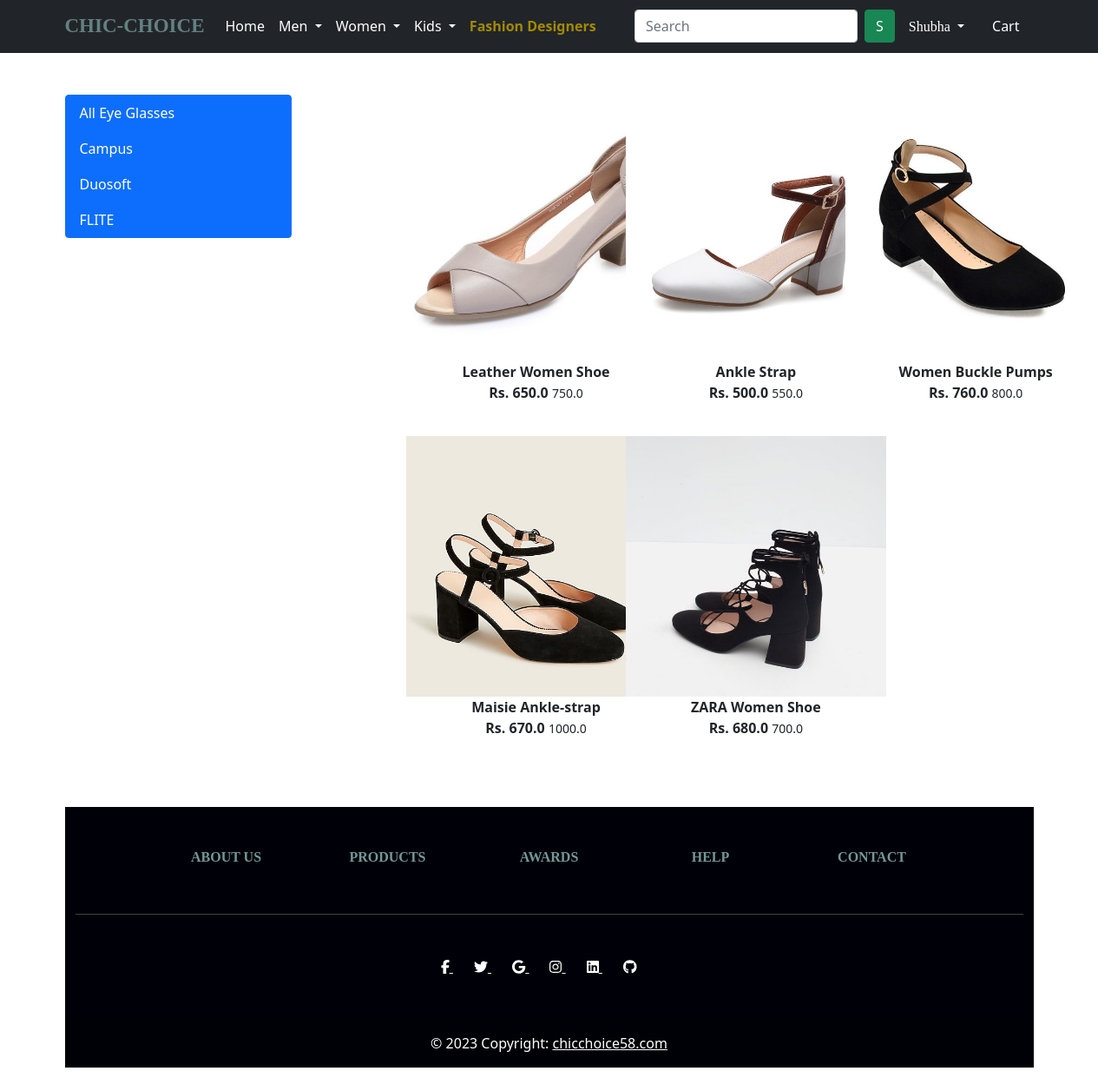
The app's page /wshoes/ (signed in) with its own data.
### app/models.py (models this page shows, shortened)
class Product(models.Model):
    title = models.CharField(max_length=100)
    selling_price = models.FloatField()
    discounted_price = models.FloatField()
    description = models.TextField()
    brand = models.CharField(max_length=100)
    category = models.CharField(choices=CATEGORY_CHOICES,max_length=4)
    product_image = models.ImageField(upload_to="productimg")

### app/views.py (the view)
# urls.py: path('wshoes/', views.wshoes, name='wshoes'),
@login_required
def wshoes(request, data=None):
    if data == None:
        wshoes = Product.objects.filter(category="WS")
    elif data == "Campus" or data == "Duosoft" or data == "FLITE" :
        wshoes = Product.objects.filter(category="WS").filter(brand=data)
    return render(request, 'app/wshoes.html', {"wshoes":wshoes})

### app/templates/app/wshoes.html (shortened to what this page needs)
{% extends 'app/base.html' %}
{% load static %}
{% block main-content %}
<div class="container my-5">
<div class="row">
  <div class="col-sm-3">
    <div class="list-group">
      <a href="{% url 'wshoes' %}" class="list-group-item list-group-item-action active" aria-current="true">
        All Eye Glasses
      </a>
      <a href="{% url 'wshoesdata' 'Campus' %}" class="list-group-item list-group-item-action active" aria-current="true">
        Campus
        </a>
        <a href="{% url 'wshoesdata' 'Duosoft' %}" class="list-group-item list-group-item-action active" aria-current="true">
          Duosoft
        </a>
        <a href="{% url 'wshoesdata' 'FLITE' %}" class="list-group-item list-group-item-action active" aria-current="true">
          FLITE
        </a>
    </div>
  </div>
  <div class="col-sm-8 offset-sm-1">
    <div class="row">
      {% for product in wshoes  %}
          <div class="col-sm-4 text-center mb-4">
              <a href="{% url 'product-detail' product.id %}" class="btn">
                  <div class="item">
                      <img src="{{ product.product_image.url }}" alt="" height="300" class="">
                      <div class="fw-bold"> {{product.title}} </div>
                      <div class="fw-bold"> Rs. {{product.discounted_price}}
                          <small class="fw-light text-decoration-line-trough"> {{ product.selling_price }} </small>
                      </div>
                  </div>
              </a>
          </div>
      {% endfor %}
    </div>
  </div>
</div>
</div>
{% endblock main-content %}

### app/templates/app/base.html (shortened to what this page needs)
<!doctype html>
{% load static %}
<html lang="en">
  <head>
    <link href="https://cdn.jsdelivr.net/npm/bootstrap@5.0.0-beta1/dist/css/bootstrap.min.css" rel="stylesheet">
    <link rel="stylesheet" href="{% static 'app/css/owl.carousel.min.css' %}">
    <link rel="stylesheet" href="{% static 'app/css/all.min.css' %}">
    <link rel="stylesheet" href="{% static 'app/css/style.css' %}">
    <link rel="stylesheet" href="{% static 'app/css/designer_login.css' %}">
  </head>
  <body>
    <nav class="navbar navbar-expand-lg navbar-dark bg-dark">
     <div class="container">
       <a class="navbar-brand" href="/"><b style="font-weight: 1300;color: rgb(99, 129, 129); font-family:Cursive;font-size: 23px;">CHIC-CHOICE</b></a>
       <div class="collapse navbar-collapse" id="navbarSupportedContent">
         <ul class="navbar-nav me-auto mb-2 mb-lg-0">
           <li class="nav-item">
             <a class="nav-link active" aria-current="page" href="/">Home</a>
           </li>
           <li class="nav-item dropdown">
             <a class="nav-link dropdown-toggle text-white" href="#" id="electronicsDropdown" role="button" data-bs-toggle="dropdown" aria-expanded="false">
               Men
             </a>
           </li>
           <li class="nav-item dropdown">
             <a class="nav-link dropdown-toggle text-white" href="#" id="fashionDropdown" role="button" data-bs-toggle="dropdown" aria-expanded="false">
              Women
             </a>
           </li>
           <li class="nav-item dropdown">
            <a class="nav-link dropdown-toggle text-white" href="#" id="fashionDropdown" role="button" data-bs-toggle="dropdown" aria-expanded="false">
            Kids
            </a>
          </li>
          <li class="nav-item">
             <a style="color: #A38A00; font-weight: 700;" class="nav-link active" aria-current="page" href="{% url 'designers' %}">Fashion Designers</a>
           </li>
         </ul>
         <form class="d-flex" action="{% url 'search' %}" method="GET">
          <input class="form-control me-2" type="search" name="query" placeholder="Search" aria-label="Search">
          <button class="btn btn-success" type="submit" style="font-weight: 500;">S</button>
      </form>
         <div>
          <ul class="navbar-nav me-auto mb-2 mb-lg-0">
            {%  if request.user.is_authenticated %}
           <li class="nav-item dropdown mx-2">
              <a class="nav-link dropdown-toggle text-white" href="#" id="profileDropdown" role="button" data-bs-toggle="dropdown" aria-expanded="false">
                <span style="font-family:cursive;" class="text">{{ request.user.username|capfirst }}</span>
              </a>
                </li>
                <li class="nav-item mx-2">
                <a href="{% url 'showcart' %}" class="nav-link text-white"> Cart </a>
                </li>
            {% endif %}
          </ul>
         </div>
       </div>
     </div>
    </nav>
    {% block main-content %} {% endblock main-content %}
<div class="container my-5">
  <footer class="text-center text-white" style="background-color: #000108">
    <div class="container">
      <section class="mt-5">
        <div class="row text-center d-flex justify-content-center pt-5">
          <div class="col-md-2">
            <h6 class="text-uppercase font-weight-bold">
              <a style="font-family:cursive; color: rgb(114, 152, 152); font-weight: 800; text-decoration: none;" href="{% url 'about' %}" >About us</a>
            </h6>
          </div>
          <div class="col-md-2">
            <h6 class="text-uppercase font-weight-bold">
              <a style="font-family:cursive; color: rgb(114, 152, 152); font-weight: 800; text-decoration: none;" href="{% url 'home' %}" >Products</a>
            </h6>
          </div>
          <div class="col-md-2">
            <h6 class="text-uppercase font-weight-bold">
              <a style="font-family:cursive; color: rgb(114, 152, 152); font-weight: 800; text-decoration: none;" href="#!" >Awards</a>
            </h6>
          </div>
          <div class="col-md-2">
            <h6 class="text-uppercase font-weight-bold">
              <a style="font-family:cursive; color: rgb(114, 152, 152); font-weight: 800; text-decoration: none;" href="{% url 'help' %}" >Help</a>
            </h6>
          </div>
          <div class="col-md-2">
            <h6 class="text-uppercase font-weight-bold">
              <a style="font-family:cursive; color: rgb(114, 152, 152); font-weight: 800; text-decoration: none;" href="{% url 'contact' %}" >Contact</a>
            </h6>
          </div>
        </div>
      </section>
      <hr class="my-5" />
      <section class="text-center mb-5">
        <a href="" class="text-white me-4">
          <i class="fab fa-facebook-f"></i>
        </a>
        <a href="" class="text-white me-4">
          <i class="fab fa-twitter"></i>
        </a>
        <a href="" class="text-white me-4">
          <i class="fab fa-google"></i>
        </a>
        <a href="" class="text-white me-4">
          <i class="fab fa-instagram"></i>
        </a>
        <a href="" class="text-white me-4">
          <i class="fab fa-linkedin"></i>
        </a>
        <a href="" class="text-white me-4">
          <i class="fab fa-github"></i>
        </a>
      </section>
    </div>
    <div
         class="text-center p-3"
         style="background-color: rgba(0, 0, 0, 0.2)"
         >
      © 2023 Copyright:
      <a class="text-white" href="#"
         >chicchoice58.com</a
        >
    </div>
  </footer>
</div>
  </body>
</html>

### records on screen
Product: product_image (picture), title "Leather Women Shoe", discounted_price "650.0", selling_price "750.0"
Product: product_image (picture), title "Ankle Strap", discounted_price "500.0", selling_price "550.0"
Product: product_image (picture), title "Women Buckle Pumps", discounted_price "760.0", selling_price "800.0"
Product: product_image (picture), title "Maisie Ankle-strap", discounted_price "670.0", selling_price "1000.0"
Product: product_image (picture), title "ZARA Women Shoe", discounted_price "680.0", selling_price "700.0"

### other values on screen
{{ request.user.username|capfirst }} "Shubha"
